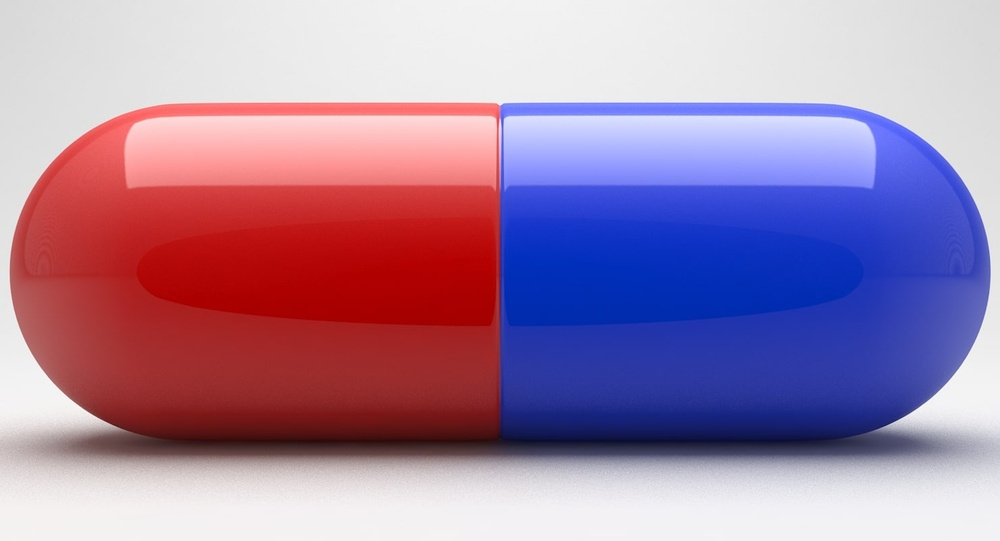
#> input picture pract-3/capsule.jpg, 1000 x 541 px, shrunk from 1480 x 800 before the run
$ jupyter execute index-latihan.ipynb
#> lines starting #> are read from the running program, lines starting #| are printed output that depends on the picture; after the words box and inside, x2 and y2 are one past the last pixel; in counts of white or black regions, pixels touching at a corner belong together
### Capsule

#### Impor libraries

[cell 1]
import numpy as np
import cv2 as cv

#### Membaca file citra digital

[cell 2]
img_rgb = cv.imread('capsule.jpg')
#> img_rgb is the input picture: shape (541, 1000, 3); mean B, G, R 166.2, 133.4, 164.5

#### Konversi RGB ke grayscale

[cell 3]
img_grayscale = cv.cvtColor(img_rgb, cv.COLOR_BGR2GRAY)
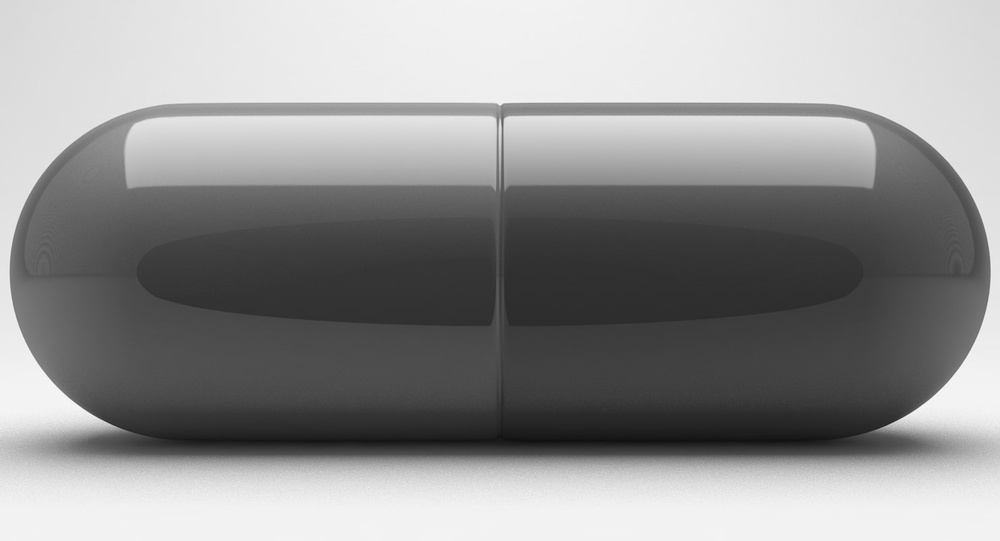
#> img_grayscale: shape (541, 1000); min 15, max 252, mean 146.4

#### Konversi RGB ke HSV

[cell 4]
img_hsv = cv.cvtColor(img_rgb, cv.COLOR_BGR2HSV)
#> img_hsv: shape (541, 1000, 3); mean H, S, V 58.8, 106, 202.3

#### Konversi RGB ke YCrCb

[cell 5]
img_YCrCb = cv.cvtColor(img_rgb, cv.COLOR_BGR2YCrCb)
#> img_YCrCb: shape (541, 1000, 3); mean of channels 0, 1, 2 146.4, 140.8, 139.2
imgY = img_YCrCb[:,:,0];
imgCr = img_YCrCb[:,:,1];
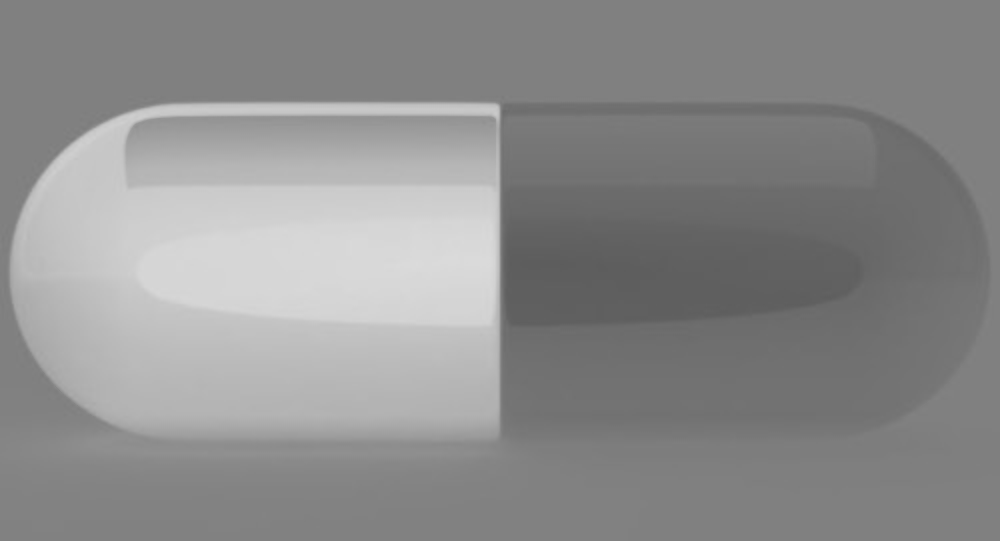
#> imgCr: shape (541, 1000); min 92, max 219, mean 140.8
imgCb = img_YCrCb[:,:,2];
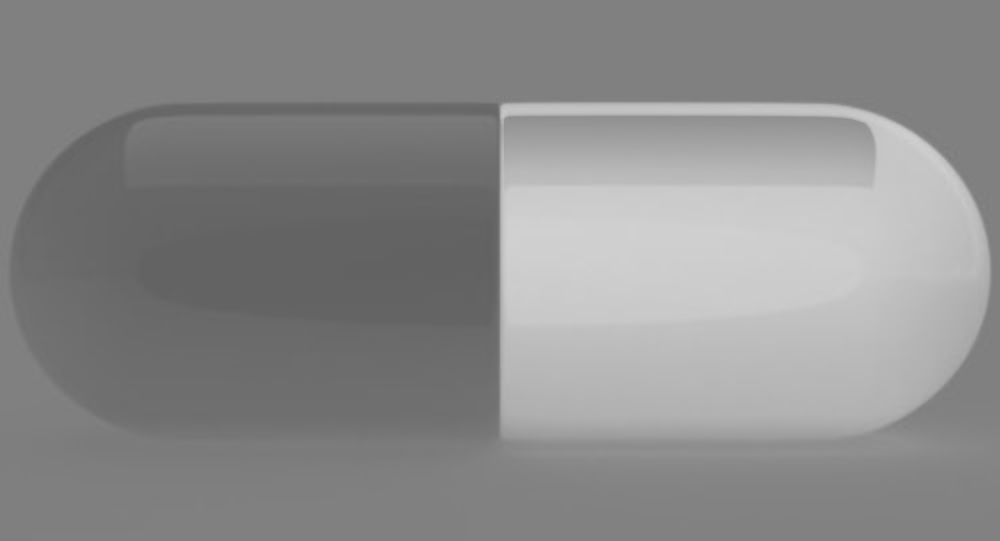
#> imgCb: shape (541, 1000); min 97, max 209, mean 139.2

#### Mencetak shape

[cell 6]
print('Shape RGB: '+str(img_rgb.shape))
#| Shape RGB: (541, 1000, 3)
print('Shape Grayscale: '+str(img_grayscale.shape))
#| Shape Grayscale: (541, 1000)
print('Shape HSV: '+str(img_hsv.shape))
#| Shape HSV: (541, 1000, 3)
print('Shape YCbCr: '+str(img_YCrCb.shape))
#| Shape YCbCr: (541, 1000, 3)

#### Proses penyimpanan

[cell 7]
cv.imwrite('Capsule Grayscale.jpg',img_grayscale)
cv.imwrite('Capsule HSV.jpg',img_hsv)
cv.imwrite('Capsule YCbCr.jpg',img_YCrCb)
#> Out = True

[cell 8]
cv.imshow('RGB',img_rgb)
cv.imshow('Grayscale',img_grayscale)
cv.imshow('HSV',img_hsv)
cv.imshow('YCbCr',img_YCrCb)
cv.imshow('Y',imgY)
cv.imshow('Cb',imgCb)
cv.imshow('Cr',imgCr)
cv.waitKey(0)
cv.destroyAllWindows()

### Apple

#### Membaca file citra digital

[cell 9]
img_rgb = cv.imread('red_apple.jpg')
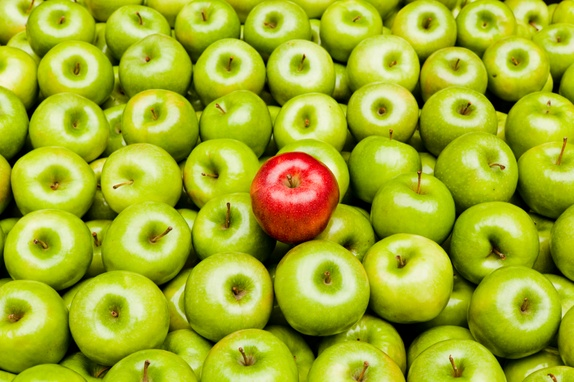
#> input picture pract-3/red_apple.jpg, 574 x 382 px, shrunk from 849 x 565 before the run
#> img_rgb is the input picture: shape (382, 574, 3); mean B, G, R 40.8, 175.2, 162.9

#### Konversi BGR ke YCbCr

[cell 10]
img_ycrcb = cv.cvtColor(img_rgb, cv.COLOR_BGR2YCrCb)
#> img_ycrcb: shape (382, 574, 3); mean of channels 0, 1, 2 156.2, 132.8, 62.9

lower_blue = np.array([40,150,50])
upper_blue = np.array([200,255,150])

#### Thershold untuk mengambil warna merah saja

[cell 11]
mask = cv.inRange(img_ycrcb, lower_blue, upper_blue)
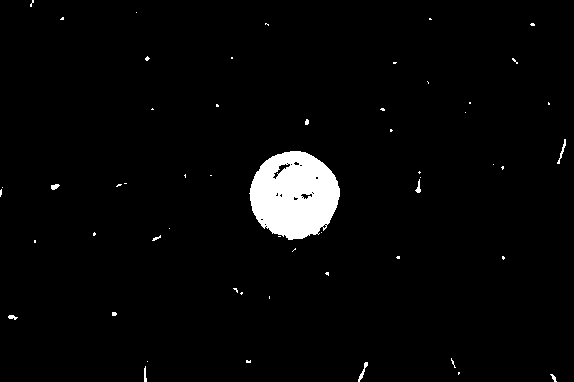
#> mask: shape (382, 574); 3% white; 55 white regions (45 under 20 px), largest, box (x1, y1, x2, y2) and area: (249, 151, 340, 240) 5969, (358, 362, 368, 382) 58, (557, 139, 566, 164) 56
res = cv.bitwise_and(img_rgb,img_rgb, mask= mask)
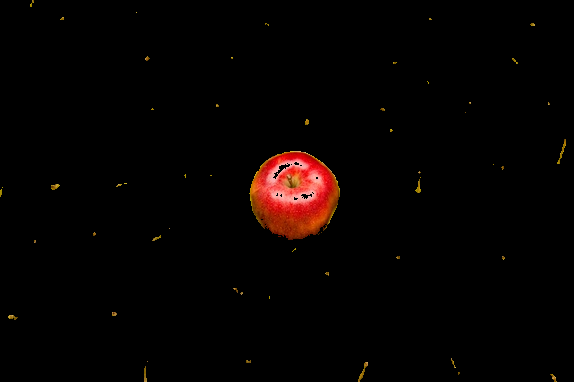
#> res: shape (382, 574, 3); mean B, G, R 1.2, 2.1, 6

cv.imshow('rgb', res)
cv.waitKey(0)
cv.destroyAllWindows()
